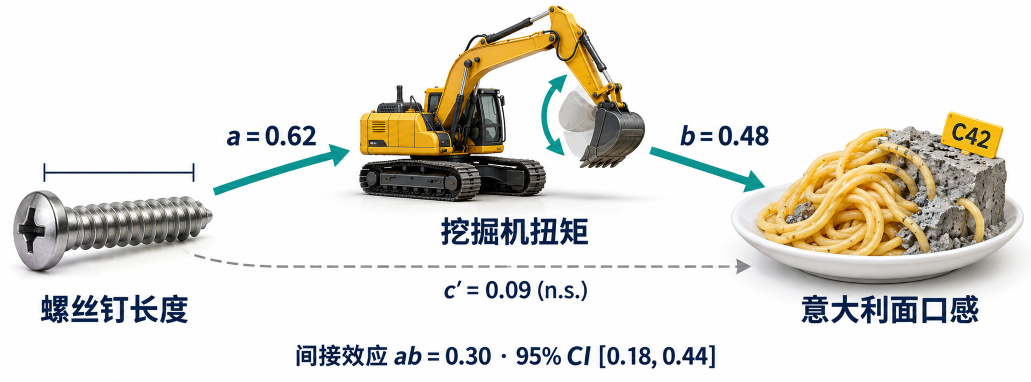
#> input picture examples/pasta-mediation/source/mediation-photo.png, 2061 x 763 px (shown at 1/2 size)
$ python cut_assets.py
#> lines starting #> are read from the running program, lines starting #| are printed output that depends on the picture; after the words box and inside, x2 and y2 are one past the last pixel; in counts of white or black regions, pixels touching at a corner belong together
"""从图像模型生成的中介图里抠出三个素材（螺丝钉 / 挖掘机 / 面盘），给 JSX 拼版用。

    uv run --no-project --with scipy --with pillow --with numpy python cut_assets.py

思路：青色箭头按色键抹白；白底四周泛洪当背景；只保留最大连通块（甩掉虚线、系数文字的碎片）；
alpha 收 1px 再羽化，避免白边。
"""
from PIL import Image, ImageDraw, ImageFilter
import numpy as np
from scipy import ndimage

SRC = 'source/mediation-photo.png'
JOBS = {  # 名字: (裁剪框, 需要抹白的矩形)。两者都是原图坐标，方便对着原图定位
    'screw':     ((15, 365, 445, 530),   [(375, 500, 445, 530)]),                        # 右下角的虚线头
    'excavator': ((700, 5, 1320, 425),   [(1080, 170, 1176, 305)]),                      # 铲斗的半透明残影
    'pasta':     ((1380, 195, 2061, 650), [(1380, 515, 1505, 545), (1590, 584, 1975, 650)]),  # 左侧虚线头；底部标签文字
}

src = Image.open(SRC).convert('RGB')
#> src is the input picture: PIL image 2061x763 RGB; mean R, G, B 225.3, 223.5, 217.8
a = np.asarray(src).astype(int)
teal = (a[:, :, 1] - a[:, :, 0] > 25) & (a[:, :, 2] - a[:, :, 0] > 15) & (a[:, :, 0] < 215)
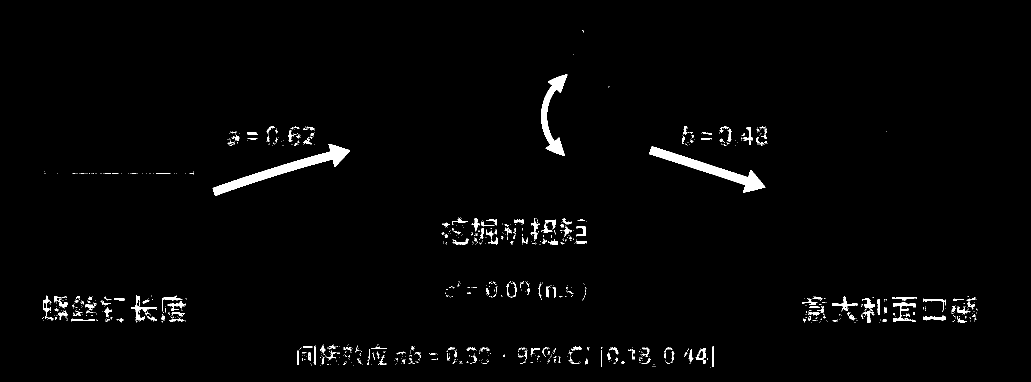
#> teal: shape (763, 2061) bool (shown at 1/2 size); 1.7% white; 1140 white regions (977 under 20 px), largest, box (x1, y1, x2, y2) and area: (425, 288, 700, 392) 5010, (1299, 293, 1531, 386) 4342, (1082, 149, 1135, 312) 2763
teal = ndimage.binary_dilation(teal, iterations=2)
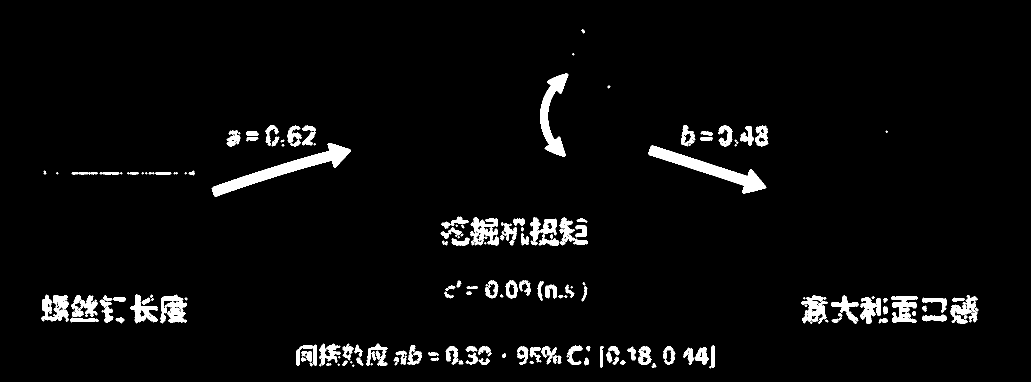
#> teal: shape (763, 2061) bool (shown at 1/2 size); 3.9% white; 172 white regions (31 under 20 px), largest, box (x1, y1, x2, y2) and area: (423, 286, 702, 394) 6200, (1297, 291, 1533, 388) 5366, (1080, 147, 1137, 314) 3586
a[teal] = 255
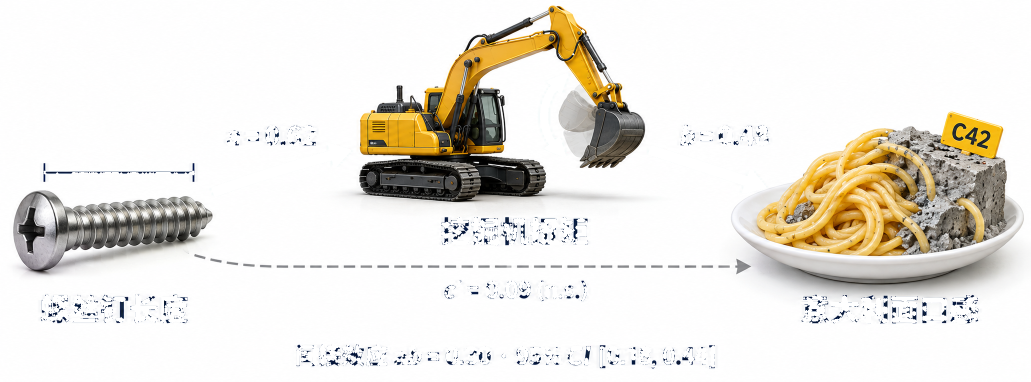
#> a: shape (763, 2061, 3) int64 (shown at 1/2 size); mean R, G, B 233.1, 229.7, 223
base = Image.fromarray(a.astype('uint8'))

def cut(name, box, whiteout):
    im = base.crop(box)
    d = ImageDraw.Draw(im)
    for (x0, y0, x1, y1) in whiteout:
        d.rectangle((x0 - box[0], y0 - box[1], x1 - box[0], y1 - box[1]), fill=(255, 255, 255))
    px = np.asarray(im).astype(int)
    bg = px.min(axis=2) > 232
    lab, _ = ndimage.label(bg)
    border = set(np.unique(np.concatenate([lab[0], lab[-1], lab[:, 0], lab[:, -1]]))) - {0}
    fg = ~np.isin(lab, list(border))
    lab2, n2 = ndimage.label(fg)
    sizes = ndimage.sum(fg, lab2, range(1, n2 + 1))
    keep = lab2 == (1 + int(np.argmax(sizes)))
    alpha = Image.fromarray((keep * 255).astype('uint8'))
    alpha = alpha.filter(ImageFilter.MinFilter(3)).filter(ImageFilter.GaussianBlur(0.8))
    out = im.convert('RGBA')
    out.putalpha(alpha)
    out = out.crop(alpha.getbbox())
    out.save(f'assets/{name}.png')
    print(f'{name}: {im.size} → {out.size}, 丢弃碎片 {[int(s) for s in sorted(sizes, reverse=True)[1:5]]}')

for k, (box, wo) in JOBS.items():
    cut(k, box, wo)
#> this loop made 3 passes
#> (n2 in cut, sizes in cut) on passes 1 to 2: (4, [44634, 6, 1, 8]), (11, [111366, 1, 2, 1, 1, 2, 1, 1, 2, 1, 2])
#> n2 in cut on pass 3: 125
#| screw: (430, 165) → (402, 151), 丢弃碎片 [8, 6, 1]
#| excavator: (620, 420) → (589, 402), 丢弃碎片 [2, 2, 2, 2]
#| pasta: (681, 455) → (583, 363), 丢弃碎片 [86, 73, 55, 35]
#> pass 1, in cut, `im = base.crop(box)`:
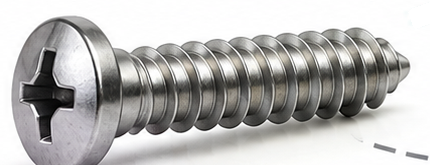
#> im: PIL image 430x165 RGB; mean R, G, B 184.4, 183.4, 182.1
#> pass 1, in cut, `bg = px.min(axis=2) > 232`:
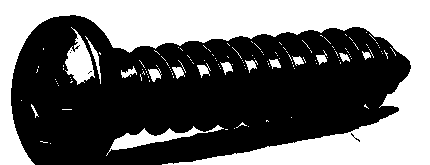
#> bg: shape (165, 430) bool; 41.5% white; 134 white regions (118 under 20 px), largest, box (x1, y1, x2, y2) and area: (0, 0, 430, 165) 26303, (106, 125, 224, 156) 900, (65, 27, 95, 85) 857
#> pass 1, in cut, `lab, _ = ndimage.label(bg)`:
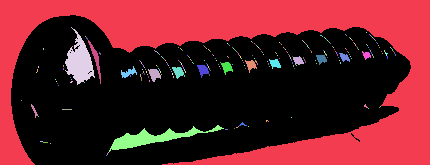
#> lab: shape (165, 430) int32; 291 distinct labels, from 0 to 290; one colour per label, 0 black
